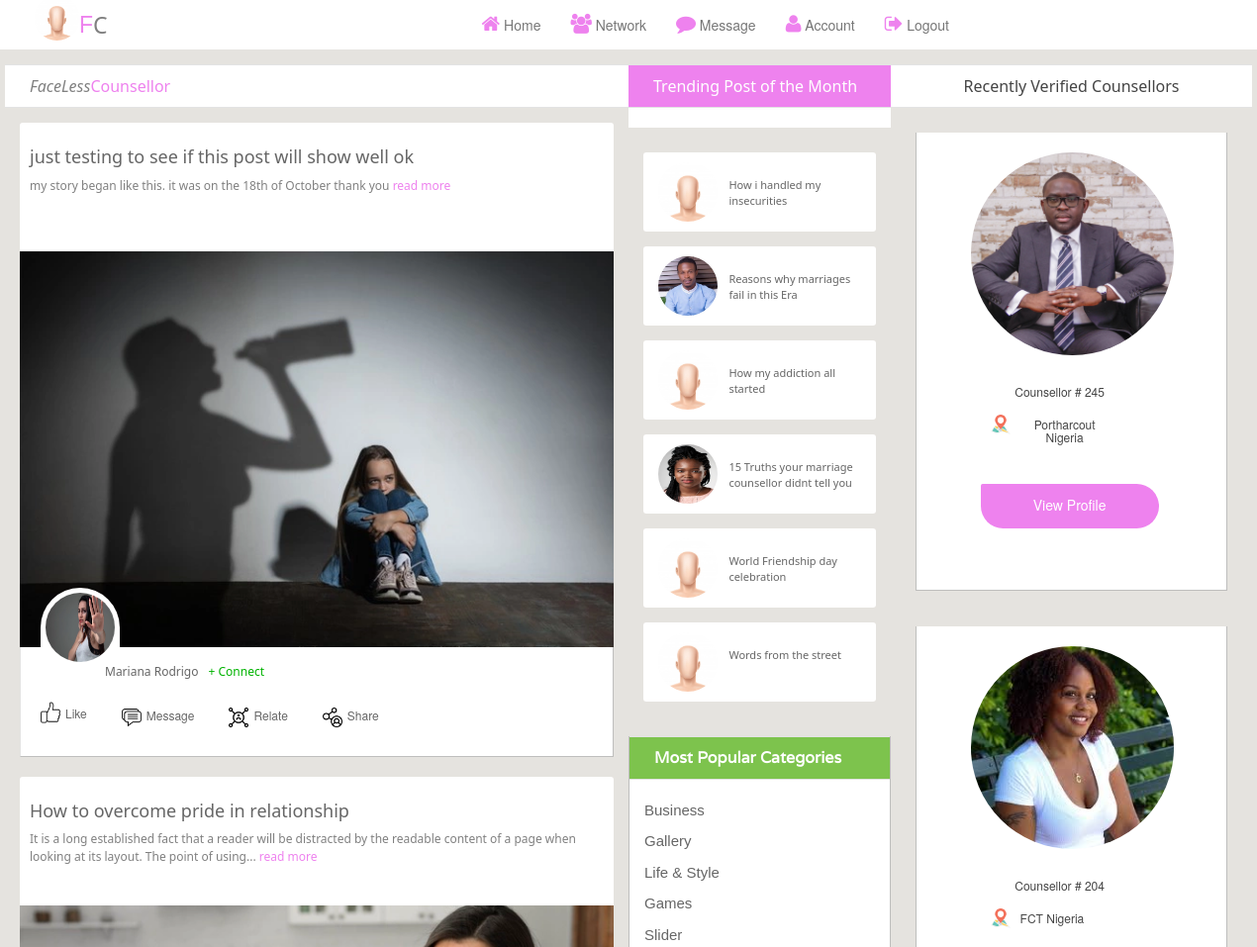
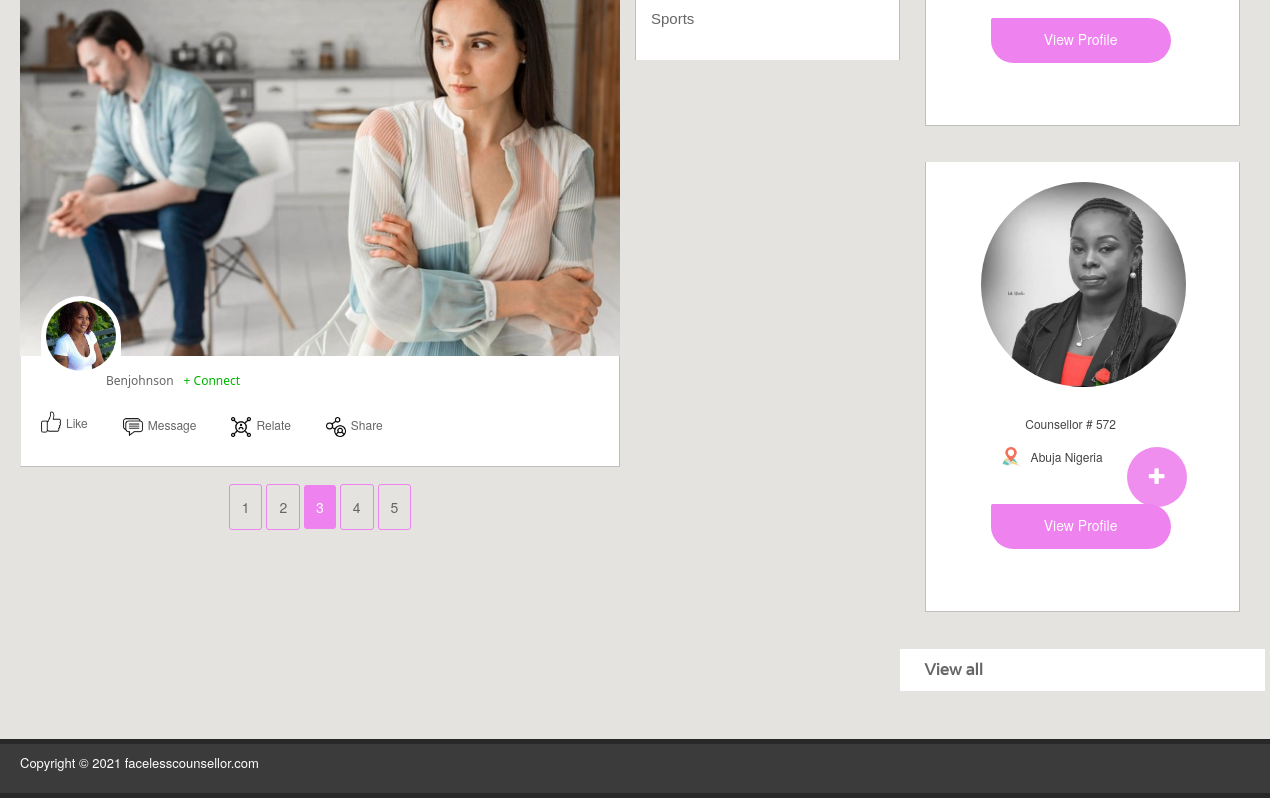
The page /field?page=3 (signed in) on the database as committed earlier (2 pictures, top to bottom).
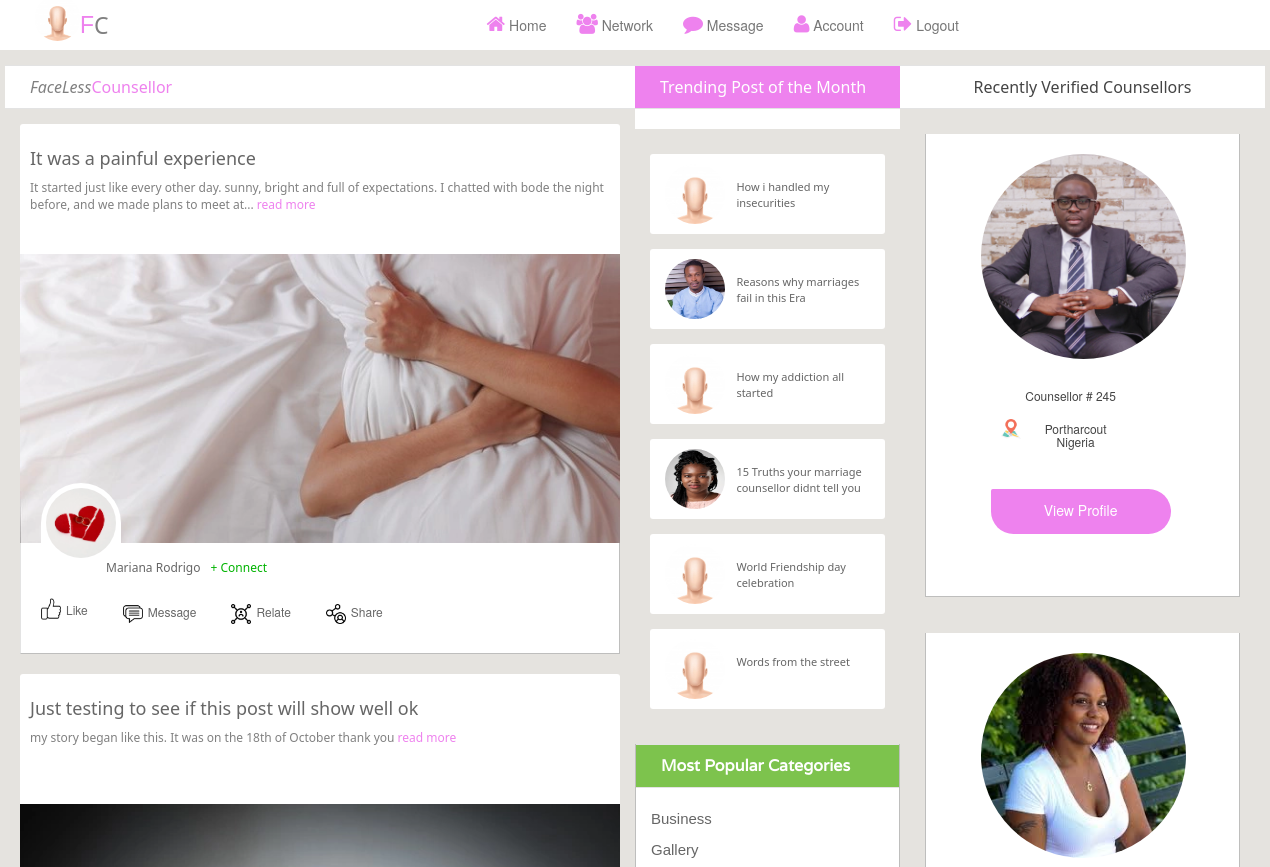
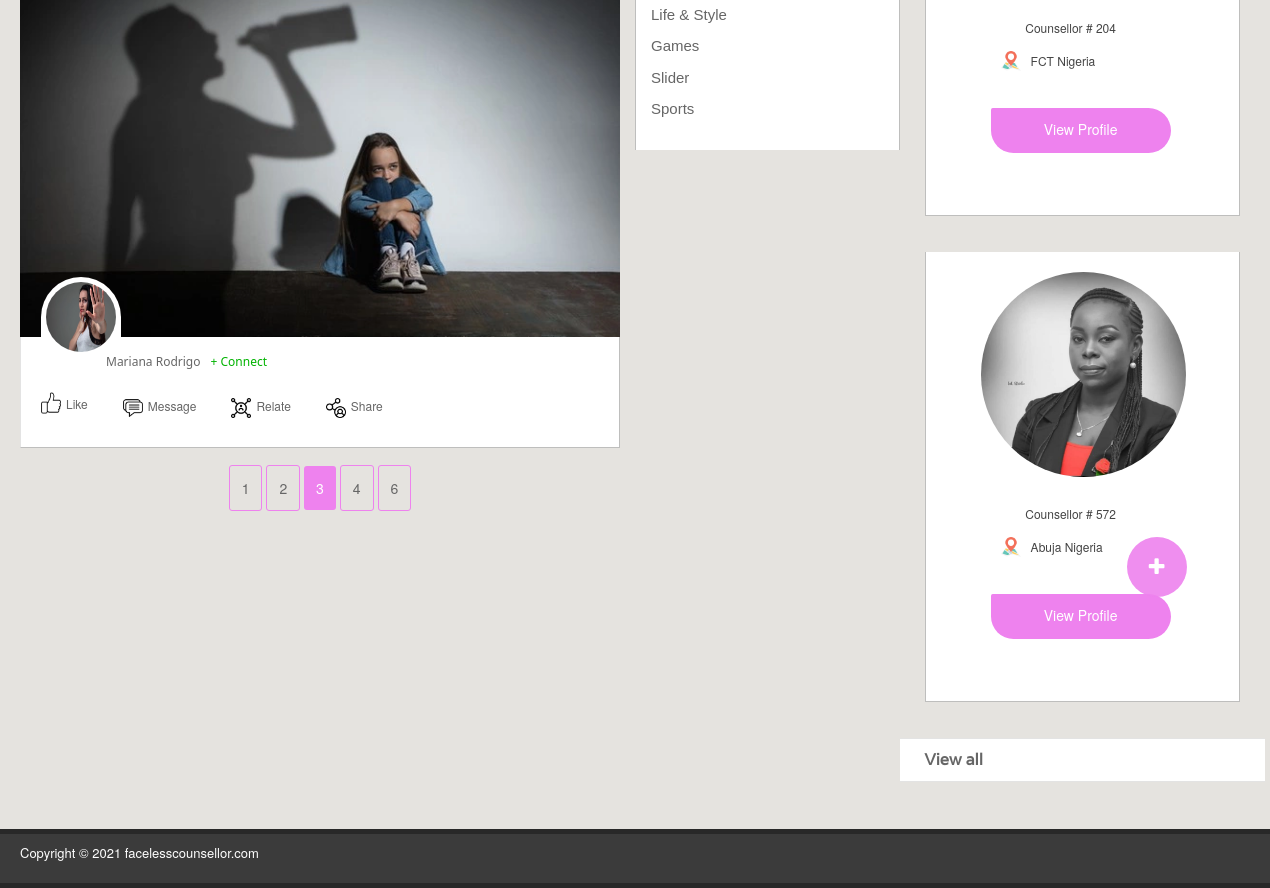
The same page on the database as committed later (2 pictures, top to bottom).
### fc/models.py (models this page shows)
class Posts(db.Model, UserMixin):
    id = db.Column(db.Integer, primary_key=True)
    poster_username = db.Column(db.String(255), nullable=False)
    poster_email = db.Column(db.String(255), nullable=False)
    poster_img = db.Column(db.String(255), nullable=False)
    post_id = db.Column(db.String(255), nullable=True)
    post_title = db.Column(db.String(255), nullable=True)
    post_desc = db.Column(db.String(255), nullable=True)
    post_img = db.Column(db.String(255), nullable=True)
    post_like = db.Column(db.String(255), nullable=True)
    post_relate = db.Column(db.String(255), nullable=True)
    post_message = db.Column(db.String(255), nullable=True)
    post_trend = db.Column(db.String(255), nullable=True)
    posted_date = db.Column(db.DateTime(), default=datetime.utcnow)
    post_status = db.Column(db.String(255), nullable=True, default= 0)
    completed_at = db.Column(db.DateTime(), default=datetime.utcnow)
    status = db.Column(db.String(255), nullable=True, default= 0)
    active = db.Column(db.Boolean())
    confirmed_at = db.Column(db.DateTime())

class Worker(db.Model, UserMixin):
    id = db.Column(db.Integer, primary_key=True)
    fc_id = db.Column(db.String(255), nullable=False)
    name = db.Column(db.String(255), nullable=False)
    email = db.Column(db.String(255), unique=True, nullable=False)
    phone = db.Column(db.String(255), unique=True, nullable=False)
    role = db.Column(db.String(255), nullable=False)
    gender = db.Column(db.String(255), nullable=False)
    date_of_birth =db.Column(db.String(255), nullable=True)
    country = db.Column(db.String(255), nullable=True)
    city = db.Column(db.String(255), nullable=True)
    age = db.Column(db.String(255), nullable=True)
    about = db.Column(db.String(255), nullable=True)
    id_card = db.Column(db.String(255), nullable=True)
    marrital_status = db.Column(db.String(255), nullable=True)
    education = db.Column(db.String(255), nullable=True)
    religion = db.Column(db.String(255), nullable=True)
    languages = db.Column(db.String(255), nullable=True)
    hobbies = db.Column(db.String(255), nullable=True)
    number_of_jobs = db.Column(db.String(255), nullable=True)
    stars = db.Column(db.String(255), nullable=True)
    fc_image = db.Column(db.String(255), nullable=True, default='default.jpg')
    image = db.Column(db.String(255), nullable=True, default='default.jpg')
    completed_at = db.Column(db.DateTime(), default=datetime.utcnow)
    status = db.Column(db.String(255), nullable=True, default= 0)
    active = db.Column(db.Boolean())
    confirmed_at = db.Column(db.DateTime())

### fc/routes.py (the view)
@app.route('/field', methods=['GET', 'POST'])
@login_required
def field():
  page = request.args.get('page', 1, type=int)
  page1 = request.args.get('page', 1, type=int)
  posts = Posts.query.order_by(Posts.posted_date.desc()).paginate(page = page,  per_page=2)
  workers = Worker.query.order_by(Worker.completed_at.desc())
  return render_template('/field.html', title='field', workers = workers, posts = posts)

### fc/__init__.py (called while the page is built)
@login_manager.user_loader
def load_user(user_id):
	return User.query.get(int(user_id))

### fc/momentjs.py (called while the page is built)
    def render(self, format):
        return Markup(
            "<script>\ndocument.write(moment(\"%s\").%s);\n</script>" %
            (self.timestamp.strftime("%Y-%m-%dT%H:%M:%S Z"), format))

    def fromNow(self):
        return self.render("fromNow()")

### fc/templates/field.html (shortened to what the changed rows need)
<!DOCTYPE html>
<html>
<head>
<link rel="stylesheet" href="static/field_style/assets/css/bootstrap.min.css">
<link rel="stylesheet" href="static/field_style/assets/css/font-awesome.min.css">
<link rel="stylesheet" href="static/field_style/assets/css/font.css">
<link rel="stylesheet" href="static/field_style/assets/css/animate.css">
<link rel="stylesheet" href="static/field_style/assets/css/structure.css">
</head>
<body>
<section id="contentbody">
  <div class="container">
    <div class="row">
      <div class=" col-sm-12 col-md-6 col-lg-6">
        <div class="row">
          <div class="leftbar_content">
            <h2 style="font-weight: 100;font-family: system-ui;color:grey;font-style: italic;"> FaceLess<span style="font-weight:400; color:violet; font-style: initial;">Counsellor</span></h2>
              {% for post in posts.items  %}
            <div class="single_stuff wow fadeInDown" style="margin-top:-40px">
              <div class=" border-1 shadow-sm" style="background-color: #ffffff; height:130px; margin-top:30px;border-top-right-radius:3px;border-top-left-radius:3px; padding:5px 10px">
                  <h2 style="font-size:18px;font-family: system-ui;font-weight: 300;"><a href="{{url_for('post_detail', post_id = post.id)}}" style="text-decoration: none">{{post.post_title}}</a></h2>
                  <p style="color:grey; font-size:12px;font-family: system-ui;font-weight: 400; text-overflow: ellipsis" >
                  {{ post.post_desc | truncate(150) }}
                  <a href="{{url_for('post_detail', post_id = post.id)}}" style="color:violet; text-decoration: none">read more</a></p>
              </div>
              <div class="single_stuff_img" > <a href="{{url_for('post_detail', post_id = post.id)}}"><img class="img-view border-2 shadow-lg" src="{{url_for('static', filename='user_uploads/' + post.post_img)}}" alt="" style="object-fit: fill; height:auto"></a> </div>
              <div class="single_stuff_article" style="background-color: #ffffff;">
                <div class="single_sarticle_inner" style="border-radius: 100px; background-color: #ffffff;padding: 5px 5px;"> <a class="stuff_category" href="{{url_for('user_detail',  email = post.poster_email)}}"><img src="{{url_for('static', filename='user_uploads/' + post.poster_img)}}" style="width:70px;height:70px;border-radius: 100px;"> </a>
                </div>
                <div style=" height:50px;position: absolute; margin: 1px -0px;">
                  <div style="display: flex;left:70px;position:absolute;margin:10px;">
                    <a href="{{url_for('user_detail',  email = post.poster_email)}}" style="padding: 5px 5px; font-size: 12px; font-family: system-ui;font-weight:100;text-decoration: none;text-transform: capitalize;">{{post.poster_username}}</a>
                    <a href="" style="padding: 5px 5px;font-size: 12px;color:#00b300;font-family: system-ui;font-weight:100;text-decoration: none;">+ Connect </a>
    <a style="padding: 5px 5px;font-size: 12px;font-family: system-ui;font-weight:100; margin-right: 30px;text-decoration: none;">{{ momentjs(post.posted_date).fromNow() }} </a>
                  </div>
                    <div style="display: flex;justify-content:space-around; position: relative;top:50px; left:0px">
                     <a href="" style="padding: 5px 15px; font-size: 12px; text-decoration: none;"><img src="" alt=""><img src="/static/field_style/assets/img/like.png" alt="" style="width:30px;height:30px;padding: 4px 5px; margin-top:-5px">Like</a>
                      <a href="" style="padding: 5px 15px;font-size: 12px;text-decoration: none;"><img src="" alt=""><img src="/static/field_style/assets/img/message.png" alt="" style="width:30px;height:30px;padding: 5px 5px">Message </a>
                      <a href="" style="padding: 5px 15px;font-size: 12px;text-decoration: none;"><img src="" alt=""><img src="/static/field_style/assets/img/relations.png" alt="" style="width:30px;height:30px;padding: 5px 5px">Relate </a>
                      <a href="" style="padding: 5px 15px;font-size: 12px;text-decoration: none;"><img src="" alt=""><img src="/static/field_style/assets/img/share.png" alt="" style="width:30px;height:30px;padding: 5px 5px">Share </a>
                   </div>
                </div>
              </div>
            </div>
                {% endfor %}
            <br>
    <center>
                  {% for page_num in posts.iter_pages(left_edge=1, right_edge=1, left_current=1, right_current=2) %}
                      {% if page_num %}
                           {% if posts.page == page_num %}
   <a style="background-color: violet; color:#ffffff; padding: 12px; border-radius:3px; margin-top:0px" href="{{url_for('field', page= page_num )}}">{{page_num}}</a>
                            {% else %}
   <a style="border:1px solid violet; padding: 12px; border-radius:3px; margin-top:0px" href="{{url_for('field', page= page_num )}}">{{page_num}}</a>
                            {% endif %}
                      {% endif %}
                  {% endfor %}
          </center>
          </div>
        </div>
      </div>
      <div class="col-sm-6 col-md-2 col-lg-2">
        <div class="row">
          <div class="middlebar_content">
            <h2 class="violet_bg" style="background-color: violet; font-family: system-ui;font-weight:100">Trending Post of the Month</h2>
            <div class="popular_categori  wow fadeInUp">
              <h2 class="limeblue_bg">Most Popular Categories</h2>
            </div>
          </div>
        </div>
      </div>
      <div class="col-sm-6 col-md-4 col-lg-4">
        <div class="row">
          <div class="rightbar_content">
            <div class="single_blog_sidebar wow fadeInUp">
              <h2 style="text-transform: capitalize;font-family: system-ui;font-weight: 100; text-align: center;">Recently Verified Counsellors</h2>
              <ul class="featured_nav">
              {% for worker in workers %}
                <li>
                  <div class="col-md-6 col-lg-3 border-1 shadow-sm" style="max-width:300px;">
                  <div class="block-pricing border-1 shadow-sm" style="justify-content: center;padding:10px 30px ">
                    <a href="{{url_for('detail', fc_id = worker.id)}}">
                     <img src="{{url_for('static', filename='user_uploads/' + worker.fc_image)}}" style="height:205px; width:205px; margin:10px 10px;border-radius: 100%; object-fit: cover;" alt="About" >
                          </a>
                       <center>
                          <h4 style="font-size:12px; text-align: center; margin:20px 50px;width:100px;">{{worker.role}} # {{worker.fc_id}}</h4>
                          <h4 style="display:flex; font-size:12px;text-align: center; margin: 20px;width:130px;"><img src="/static/field_style/assets/img/locc.png" style="width: 20px; height:20px; margin:-3px 10px"> {{worker.city}}  {{worker.country}}</h4>
                       </center>
                        <div class="table_btn">
                          <a href="{{url_for('detail', fc_id = worker.id)}}" class="btn" style="margin:20px;font-size: 14px; background-color:violet;padding:10px; width:180px; height:45px;color:#ffffff;border-bottom-right-radius: 50px; border-bottom-left-radius:50px; border-top-right-radius:50px; font-weight:100"></i> View Profile</a>
                       </div>
                    </div>
                </div >
                </li>
                {% endfor %}
                    <br>
              </ul>
              <br>
            </div>
            <div class="single_blog_sidebar wow fadeInUp">
              <h2 ><a href="" style="text-decoration: none">View all</a></h2>
            </div>
          </div>
        </div>
      </div>
    </div>
  </div>
</section>
</body>
</html>

Rows that differ between the two databases and show on the page:
no longer on this page (row unchanged): Posts: post_title "How to overcome pride in relationship", post_desc "It is a long established fact that a reader will be distracted by the readable content of a page when looking at its layout. The point of using...", post_img (picture), poster_img (picture), poster_username "Benjohnson"
now on this page (row edited): Posts: post_title "It was a painful experience", post_desc "It started just like every other day. sunny, bright and full of expectations. I chatted with bode the night before, and we made plans to meet at...", post_img (picture), poster_img (picture), poster_username "Mariana Rodrigo"
changed Posts: post_title "just testing to see if this post will show well ok" → "Just testing to see if this post will show well ok"; post_desc "my story began like this. it was on the 18th of October thank you" → "my story began like this. It was on the 18th of October thank you"
Other text that changed with them:
new list line: "6"
list line gone: "5"
